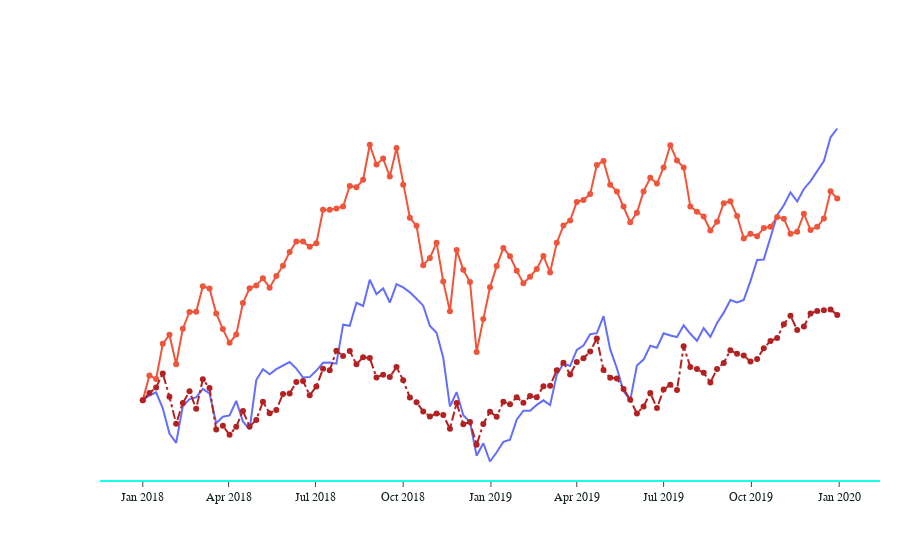

Here is the notebook cell this chart was saved with:
### Code cell
fig = go.Figure()
fig.add_trace(go.Scatter(x=df_stocks.date, y=df_stocks.AAPL,
                        mode='lines', name='Apple'))
fig.add_trace(go.Scatter(x=df_stocks.date, y=df_stocks.AMZN,
                        mode='lines+markers', name='Amazon'))
fig.add_trace(go.Scatter(x=df_stocks.date, y=df_stocks.GOOG,
                        mode='lines+markers', name='Google',
                        line=dict(color='firebrick', width=2, dash='dashdot')))

#fig.update_layout(title='Stock Price Data 2018-2019', 
 #                xaxis_title = 'Price', yaxis_title ='Time')

fig.update_layout(
xaxis=dict(showline=True, showgrid=False, showticklabels=True,
          linecolor='rgb(23,345,234)',
          linewidth=2, ticks='outside', tickfont=dict(
          family='Arial', size=12, color='rgb(18,32,32)',
          ),
          ),
yaxis=dict(showline=False, zeroline=False, showgrid=False, showticklabels=False),
    autosize=False,
    margin=dict(
        autoexpand=False, l=100, r=20, t=110),
    showlegend=False, plot_bgcolor='white'
)
